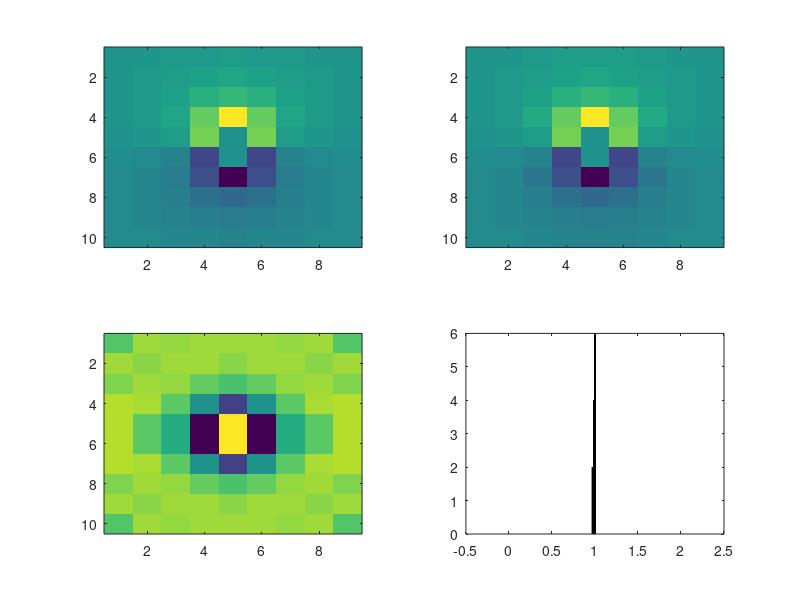

This figure's MATLAB source:
a=0.00115;
R=0.00115;
i0=1;

rhoA=1;
rho1=.6;
rho2=1;
rho3=1;

k1=(rho2-rho1)/(rho2+rho1);
k2=(rho3-rho2)/(rho3+rho2);
h1=0.001;
d=0.0035;
h2=h1+d;
step=0.05/R;              
alpha=0+R:step:50/R;
beta=1./alpha;
eh1=k1*exp(-2*alpha*h1);
eh2=k2*exp(-2*alpha*h2);
ed=k1*k2*exp(-2*alpha*d);
% Calculate voltages
jp=7;
kp=8;
jm=8;
km=8;
for j=2:12;
for k=3:12;
dxp=j-jp;
dyp=k-kp;
dxm=j-jm;
dym=k-km;
dp=sqrt(dxp^2+dyp^2);
dm=sqrt(dxm^2+dym^2);
% Calculate voltages for 1-layer point-electrodes
scaleA=(i0*rhoA)/(2*pi);
Tp(j,k)=scaleA*((100/dp)-(100/dm));
% Calculate voltages for 3-layer v-electrodes
scaleC=(i0*rho1)/(2*pi*a);
x=dp/100;
Ntheta1=eh1+eh2;
Denom=1-eh1-eh2+ed;
theta1=Ntheta1./Denom;
A=scaleC*(1.+2*theta1).*beta;
integral=sum(A.*besselj(0,alpha*x).*sin(alpha*a));
Vp=step*integral;
x=dm/100;
Ntheta1=eh1+eh2;
Denom=1-eh1-eh2+ed;
theta1=Ntheta1./Denom;
A=scaleC*(1.+2*theta1).*beta;
integral=sum(A.*besselj(0,alpha*x).*sin(alpha*a));
Vm=-step*integral;
T3(j,k)=Vp+Vm;
end;
end;
Tp(7,8)=1e-6;
Tp(8,8)=1e-6;
T3(7,8)=1e-6;
T3(8,8)=1e-6;
ratio=T3(3:12,4:12)./Tp(3:12,4:12);
bins=[0:.01:2];
figure;
subplot(2,2,4);hist(ratio,bins);hold on
subplot(2,2,1);imagesc(Tp(3:12,4:12));hold on
subplot(2,2,2);imagesc(T3(3:12,4:12));hold on
subplot(2,2,3);imagesc(ratio);hold on
